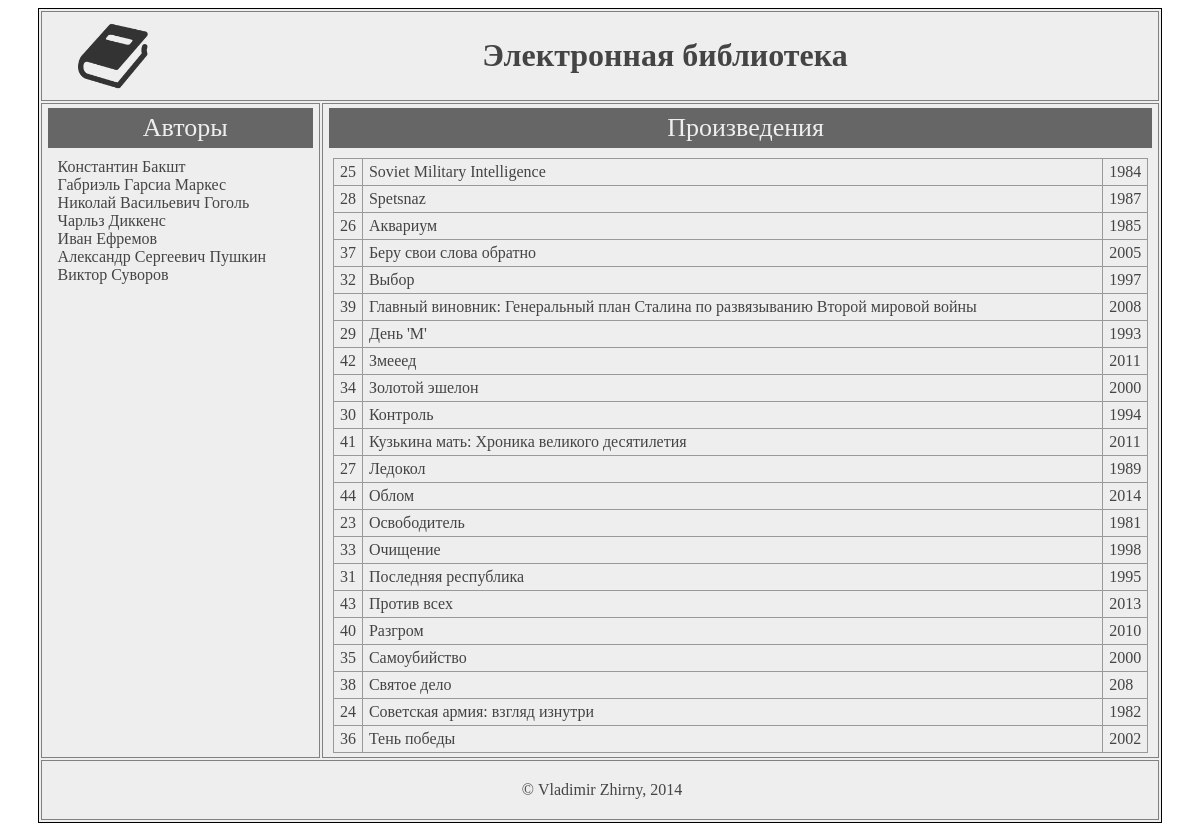
The app's page /index.php?id=2 with its own data.
### tables this page shows
CREATE TABLE authors (
  author_id INT(10) PRIMARY KEY NOT NULL AUTO_INCREMENT,
  firstname VARCHAR(30) NOT NULL,
  lastname VARCHAR(30) NOT NULL
  );

CREATE TABLE books(
  id INT(10) PRIMARY KEY NOT NULL AUTO_INCREMENT,
  title VARCHAR(150) NOT NULL,
  author_id INT(10) NOT NULL,
  `year` INT(4) NOT NULL,
  FOREIGN KEY(author_id) REFERENCES authors(author_id)
  );

### index.php (the view, shortened to what this page needs)
<?php
require_once 'connect.php';
  function get_author_id() {
    $author_id = isset($_GET['id']) ? $_GET['id'] : null;
    return $author_id;
   }
  function get_books($author_id) {
    global $db;
    $result = mysqli_query($db, 'SELECT * FROM books WHERE author_id='.$author_id.' ORDER BY title;');
    $table = '<table id="bookstable">';
    while($myrow = mysqli_fetch_array($result)) {
      $table .= '<tr><td id="num">'.$myrow['id'].'</td><td>'.$myrow['title'].'</td><td id="year">'.$myrow['year'].'</td></tr>';
    }
    $table .= '</table>';
    return $table;
  }
?>
<!DOCTYPE html>
<html>
<head>
  <link type="text/css" rel="stylesheet" href="css/style.css" />
</head>
<body>
  <table id="wrapper">
    <tr><td colspan=2 id="header">
	<a href="/lib/"><img id="book" src="img/book.png"></a>
	<h1>Электронная библиотека</h1></td>
	<tr><td id="authors">
	  <ul>
	    <li class="caption">Авторы</li>
<?php
	$result = mysqli_query($db, 'SELECT * FROM authors ORDER BY lastname;');
  while ($myrow = mysqli_fetch_array($result)) {
    echo '<li><a href="/lib/index.php?id='
	  .$myrow['author_id'].'">'
	  .$myrow['firstname'].' '.$myrow['lastname'].'</a></li>';
  }
?>
	  </ul>
	</td>
	<td id="books">
	<ul>
	  <li class="caption">Произведения</li>
<?php
echo get_books(get_author_id());
?>
	</td></tr>
	<tr><td colspan=2 id="footer"><p>&nbsp;&copy;&nbsp;Vladimir Zhirny, 2014</p></td>
  </table>
</body>

### css/style.css (style rules this page uses)
#wrapper { border: 1px solid black; color: #444444; background-color: #eeeeee; width: 95%; height: 800px; margin: 0 auto; }
#book { float: left; width: 70px; height: 70px; margin: 5px 30px; }
#header { border: 1px solid grey; height: 80px; text-align: center; }
#authors { border: 1px solid grey; width: 25%; margin: 0 10px 0 0; vertical-align: top; }
ul { list-style-type: none; margin: 0; padding: 0; }
li { text-indent: 10px; }
.caption { font-size: 26px; background-color: #666666; color: #eeeeee; padding: 5px 0; text-align: center; margin-bottom: 10px; }
#books { border: 1px solid grey; width: 75%; vertical-align: top; }
#footer { border: 1px solid grey; height: 10px; text-align: center; }
#bookstable { border-spacing: 0; border-collapse: collapse; width: 99%; text-align: left; margin: auto; }
td { border: 1px solid #999999; padding: 4px 6px; }
#num { width: 3%; }
#year { width: 5%; }
a { color: #444444; text-decoration: none; }

### records on screen
authors: firstname "Константин", lastname "Бакшт"
authors: firstname "Габриэль", lastname "Гарсиа Маркес"
authors: firstname "Николай Васильевич", lastname "Гоголь"
authors: firstname "Чарльз", lastname "Диккенс"
authors: firstname "Иван", lastname "Ефремов"
authors: firstname "Александр Сергеевич", lastname "Пушкин"
authors: firstname "Виктор", lastname "Суворов"
books: id "25", title "Soviet Military Intelligence", year "1984"
books: id "28", title "Spetsnaz", year "1987"
books: id "26", title "Аквариум", year "1985"
books: id "37", title "Беру свои слова обратно", year "2005"
books: id "32", title "Выбор", year "1997"
books: id "39", title "Главный виновник: Генеральный план Сталина по развязыванию Второй мировой войны", year "2008"
books: id "29", title "День 'М'", year "1993"
books: id "42", title "Змееед", year "2011"
books: id "34", title "Золотой эшелон", year "2000"
books: id "30", title "Контроль", year "1994"
books: id "41", title "Кузькина мать: Хроника великого десятилетия", year "2011"
books: id "27", title "Ледокол", year "1989"
books: id "44", title "Облом", year "2014"
books: id "23", title "Освободитель", year "1981"
books: id "33", title "Очищение", year "1998"
books: id "31", title "Последняя республика", year "1995"
books: id "43", title "Против всех", year "2013"
books: id "40", title "Разгром", year "2010"
books: id "35", title "Самоубийство", year "2000"
books: id "38", title "Святое дело", year "208"
books: id "24", title "Советская армия: взгляд изнутри", year "1982"
books: id "36", title "Тень победы", year "2002"
